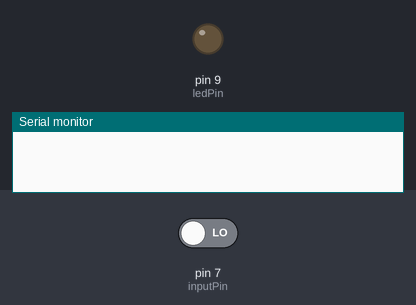
Bench run of a sketch on a simulated Arduino Uno, built with avr-gcc and run on an emulated ATmega328P. Shown: output pins drawn as LEDs (lit = HIGH), the last lines printed to the serial monitor. The test bench sets the inputs (shaded band); at power-on: pin 7 (inputPin) LOW.

Above: at 1.2 s.
1.3 s: pin 7 (inputPin) driven HIGH
At 1.7 s:
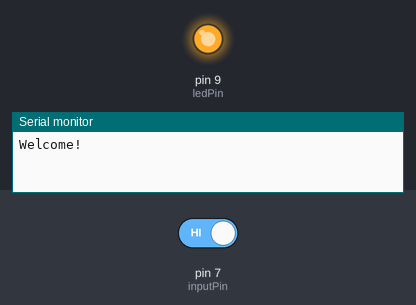
2.8 s: pin 7 (inputPin) driven LOW
At 4.0 s:
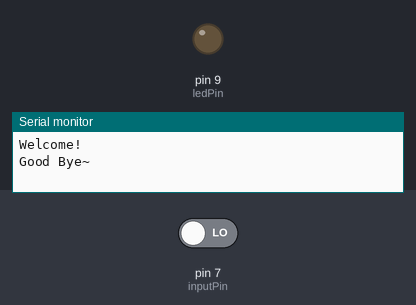
Timing chart, 0 to 5.8 s (numbered marks = the images above; inputs shaded):
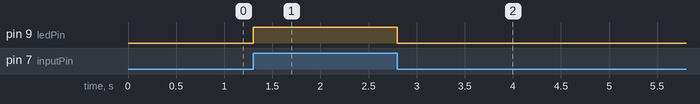

The sketch:

person_detect.ino
```cpp
int ledPin = 9;      //  LED 핀
int inputPin = 7;     // 센서 신호핀
int pirState = LOW;   // 센서 초기상태는 움직임이 없음을 가정
int val = 0;          // 센서 신호의 판별을 위한 변수

void setup(){
    pinMode(ledPin, OUTPUT);    // LED를 출력으로 설정
    pinMode(inputPin, INPUT);    // 센서 Input 설정
    Serial.begin(9600);         // 시리얼 통신, 속도는 9600
}

void loop(){
  val = digitalRead(inputPin);         // 센서 신호값을 읽어와서 val에 저장

  if (val == HIGH) {                   // 센서 신호값이 HIGH면(인체 감지가 되면)
    digitalWrite(ledPin, HIGH);       // LED ON
    if (pirState == LOW){
         Serial.println("Welcome!");    // 시리얼 모니터 출력
         pirState = HIGH;
    }
   }
   else {                             // 센서 신호값이 LOW면(인체감지가 없으면)
    digitalWrite(ledPin, LOW);       // LED OFF
   if (pirState == HIGH){
        Serial.println("Good Bye~");   // 시리얼 모니터 출력
        pirState = LOW;
    }
  }
}
```

Measured:
- after the input at 1.3 s, pin 9 (ledPin): LOW → HIGH at once
- after the input at 2.8 s, pin 9 (ledPin): HIGH → LOW at once
